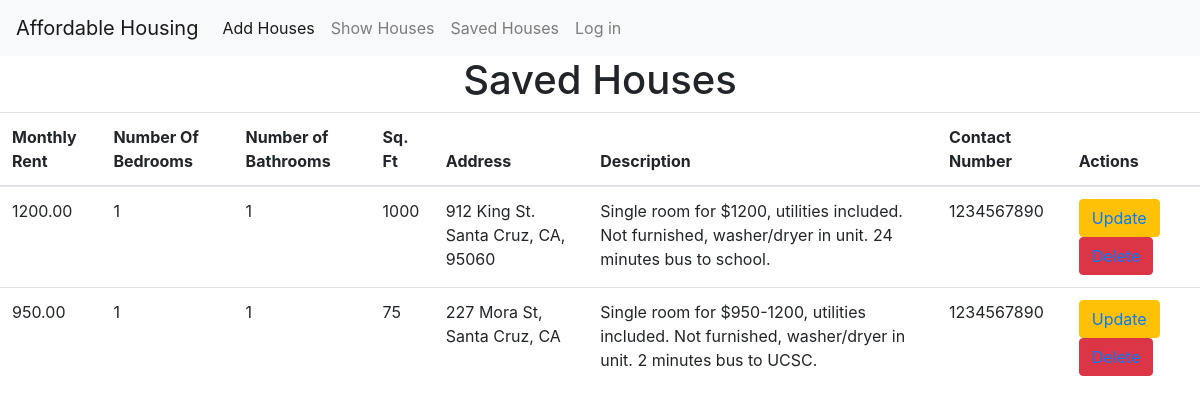
Page /savedRead on the committed database.
### housing/models.py (models this page shows)
class House(models.Model):
    oid = models.AutoField(primary_key=True)
    rent = models.DecimalField(max_digits=8, decimal_places=2, default=1000.00)
    beds = models.IntegerField(default=3)
    baths = models.IntegerField(default=3)
    square_feet = models.IntegerField(default=1000, null=True)
    address = models.CharField(default="", max_length=255)
    description = models.TextField(default="")
    More_infomation = models.URLField(max_length=200, blank=True, null=True)
    contact = models.IntegerField(default=1234567890)

### housing/views.py (the view)
# urls.py: path('savedRead', views.savedRead_view, name='savedRead_url'),
def savedRead_view(request):
    obj = House.objects.all()
    form = HouseForm()
    template_name = 'saved_view.html'
    context = {'obj': obj}
    return render(request, template_name, context)
    """
    Handles user login (currently commented out - using Django's built-in login)
    - Authenticates username/password
    - Creates user session if credentials are valid
    """

### housing/templates/saved_view.html (shortened to what this page needs)
{% extends 'layout.html' %}
{% block content %}
<center><h1>Saved Houses</h1></center>
<table class="table">
   <thead>
     <tr>
       <th scope="col">Monthly Rent</th>
       <th scope="col">Number Of Bedrooms</th>
       <th scope="col">Number of Bathrooms</th>
       <th scope="col">Sq. Ft</th>
       <th scope="col">Address</th>
       <th scope="col">Description</th>
       <th scope="col">Contact Number</th>
       <th scope="col">Actions</th>
     </tr>
   </thead>
   <tbody>
   {% for i in obj %}
     <tr>
       <td>{{ i.rent }}</td>
       <td>{{ i.beds }}</td>
       <td>{{ i.baths }}</td>
       <td>{{ i.square_feet }}</td>
       <td>{{ i.address }}</td>
       <td>{{ i.description }}</td>
       <td>{{ i.contact }}</td>
       <td>
           {% if i.oid %}
               <button class="btn btn-warning">
                   <a href="{% url 'update_url' i.oid %}">Update</a>
               </button>&nbsp;&nbsp;
               <button class="btn btn-danger">
                   <a href="{% url 'delete_url' i.oid %}">Delete</a>
               </button>
           {% else %}
               <span>Action unavailable</span>
           {% endif %}
       </td>
     </tr>
   {% endfor %}
   </tbody>
</table>
{% endblock %}

### rows in the picture
House: rent "1200.00", beds "1", baths "1", square_feet "1000", address "912 King St. Santa Cruz, CA, 95060", description "Single room for $1200, utilities included. Not furnished, washer/dryer in unit. 24 minutes bus to school.", contact "1234567890", shows "Update"
House: rent "950.00", beds "1", baths "1", square_feet "75", address "227 Mora St, Santa Cruz, CA", description "Single room for $950-1200, utilities included. Not furnished, washer/dryer in unit. 2 minutes bus to UCSC.", contact "1234567890", shows "Update"
